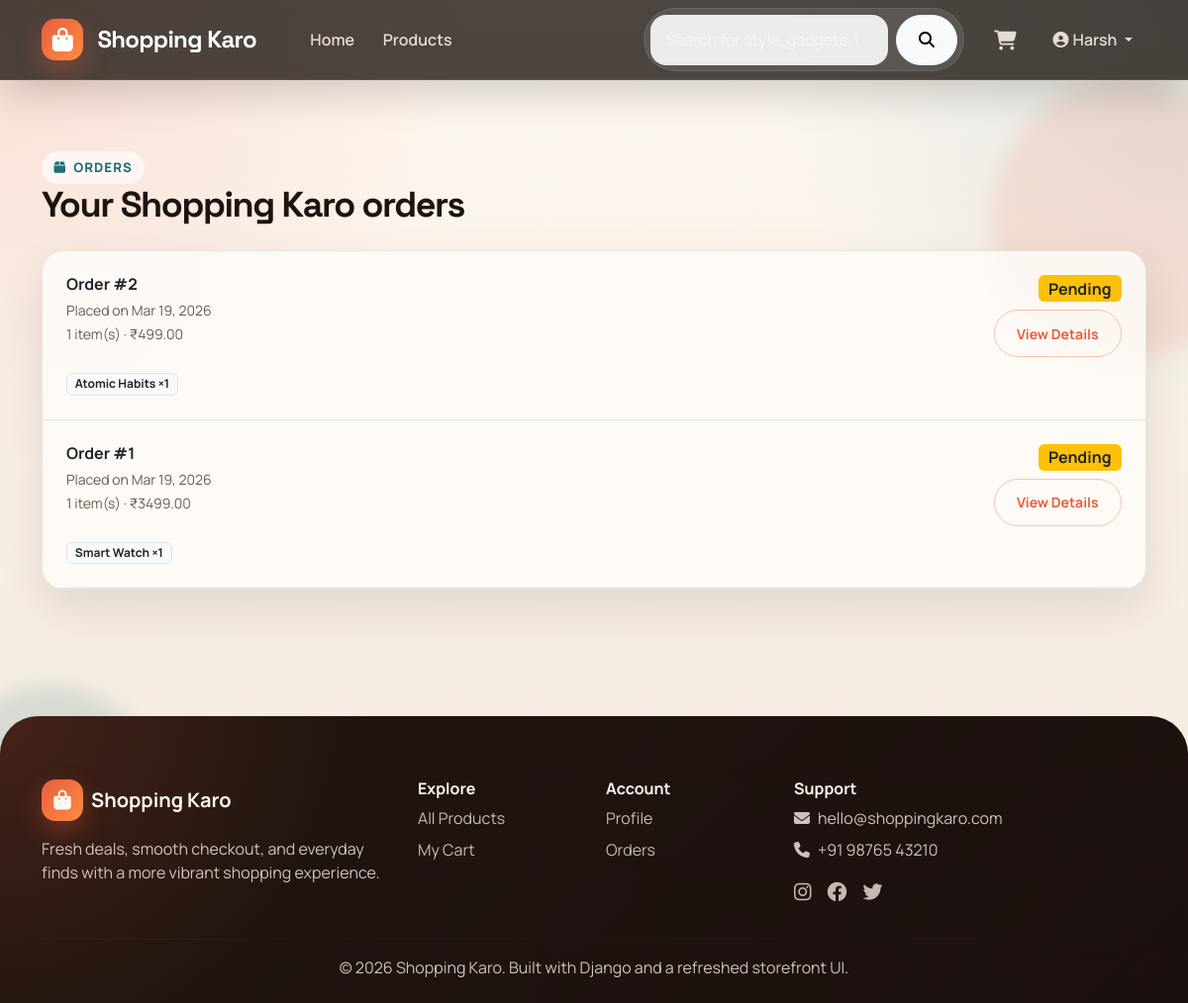
Screenshot of /orders/my-orders/ (signed in) with the database file from the repository.
### orders/models.py (models this page shows, shortened)
class Order(models.Model):
    STATUS_CHOICES = [
        ('pending', 'Pending'),
        ('processing', 'Processing'),
        ('shipped', 'Shipped'),
        ('delivered', 'Delivered'),
        ('cancelled', 'Cancelled'),
    ]
    PAYMENT_CHOICES = [
        ('cod', 'Cash on Delivery'),
        ('online', 'Online Payment'),
    ]
    user = models.ForeignKey(User, on_delete=models.CASCADE, related_name='orders')
    status = models.CharField(max_length=20, choices=STATUS_CHOICES, default='pending')
    payment_method = models.CharField(max_length=20, choices=PAYMENT_CHOICES, default='cod')
    payment_status = models.BooleanField(default=False)
    total_amount = models.DecimalField(max_digits=10, decimal_places=2)
    full_name = models.CharField(max_length=200)
    email = models.EmailField()
    phone = models.CharField(max_length=15)
    address = models.TextField()
    city = models.CharField(max_length=100)
    state = models.CharField(max_length=100)
    pincode = models.CharField(max_length=10)
    created_at = models.DateTimeField(auto_now_add=True)
    updated_at = models.DateTimeField(auto_now=True)
    class Meta:
        ordering = ['-created_at']

class OrderItem(models.Model):
    order = models.ForeignKey(Order, on_delete=models.CASCADE, related_name='items')
    product = models.ForeignKey(Product, on_delete=models.SET_NULL, null=True)
    product_name = models.CharField(max_length=200)
    price = models.DecimalField(max_digits=10, decimal_places=2)
    quantity = models.PositiveIntegerField()

### orders/views.py (the view)
# urls.py: path('my-orders/', views.order_list, name='order_list'),
@login_required
def order_list(request):
    orders = Order.objects.filter(user=request.user)
    return render(request, 'orders/order_list.html', {'orders': orders})

### cart/context_processors.py (called while the page is built)
def cart_count(request):
    count = 0
    try:
        if request.user.is_authenticated:
            cart = Cart.objects.filter(user=request.user).first()
        else:
            session_key = request.session.session_key
            cart = Cart.objects.filter(session_key=session_key).first() if session_key else None
        if cart:
            count = cart.total_items
    except Exception:
        pass
    return {'cart_count': count}

### cart/models.py (called while the page is built)
    @property
    def total_items(self):
        return sum(item.quantity for item in self.items.all())

### templates/orders/order_list.html (shortened to what this page needs)
{% extends 'base.html' %}
{% block content %}
<div class="container py-5">
    <div class="d-flex justify-content-between align-items-end flex-wrap gap-3 mb-4" data-reveal>
        <div>
            <span class="eyebrow"><i class="fas fa-box"></i> Orders</span>
            <h2 class="section-title mb-0">Your Shopping Karo orders</h2>
        </div>
    </div>
    {% if orders %}
    <div class="card" data-reveal>
        <div class="card-body p-0">
            {% for order in orders %}
            <div class="p-4 border-bottom">
                <div class="d-flex justify-content-between align-items-start flex-wrap gap-3">
                    <div>
                        <h6 class="fw-bold mb-1">Order #{{ order.id }}</h6>
                        <small class="text-muted">Placed on {{ order.created_at|date:"M d, Y" }}</small><br>
                        <small class="text-muted">{{ order.items.count }} item(s) · ₹{{ order.total_amount }}</small>
                    </div>
                    <div class="text-end">
                        {% if order.status == 'pending' %}<span class="badge bg-warning text-dark fs-6">Pending</span>
                        {% elif order.status == 'processing' %}<span class="badge bg-info fs-6">Processing</span>
                        {% elif order.status == 'shipped' %}<span class="badge bg-primary fs-6">Shipped</span>
                        {% elif order.status == 'delivered' %}<span class="badge bg-success fs-6">Delivered</span>
                        {% elif order.status == 'cancelled' %}<span class="badge bg-danger fs-6">Cancelled</span>
                        {% endif %}
                        <br>
                        <a href="{% url 'orders:order_detail' order.id %}" class="btn btn-sm btn-outline-primary mt-2">View Details</a>
                    </div>
                </div>
                <div class="mt-3 d-flex gap-2 flex-wrap">
                    {% for item in order.items.all|slice:":3" %}
                    <span class="badge bg-light text-dark border">{{ item.product_name }} ×{{ item.quantity }}</span>
                    {% endfor %}
                </div>
            </div>
            {% endfor %}
        </div>
    </div>
    {% endif %}
</div>
{% endblock %}

### templates/base.html (shortened to what this page needs)
<!DOCTYPE html>
<html lang="en">
<head>
    <link href="https://cdn.jsdelivr.net/npm/bootstrap@5.3.0/dist/css/bootstrap.min.css" rel="stylesheet">
    <link href="https://cdnjs.cloudflare.com/ajax/libs/font-awesome/6.4.0/css/all.min.css" rel="stylesheet">
</head>
<body>
<nav class="navbar navbar-expand-lg navbar-dark sticky-top">
    <div class="container">
        <a class="navbar-brand" href="{% url 'store:home' %}">
            <span class="brand-mark"><i class="fas fa-bag-shopping"></i></span>
            <span>Shopping Karo</span>
        </a>
        <div class="collapse navbar-collapse" id="navMenu">
            <ul class="navbar-nav me-auto ms-lg-4">
                <li class="nav-item"><a class="nav-link" href="{% url 'store:home' %}">Home</a></li>
                <li class="nav-item"><a class="nav-link" href="{% url 'store:product_list' %}">Products</a></li>
            </ul>
            <form class="d-flex me-lg-3 my-3 my-lg-0 search-shell" action="{% url 'store:product_list' %}" method="get">
                <input class="form-control me-2" type="search" name="q" placeholder="Search for style, gadgets, books..." value="{{ request.GET.q }}">
                <button class="btn btn-light" type="submit"><i class="fas fa-search"></i></button>
            </form>
            <ul class="navbar-nav align-items-lg-center">
                <li class="nav-item me-lg-2">
                    <a class="nav-link position-relative" href="{% url 'cart:detail' %}">
                        <i class="fas fa-shopping-cart fa-lg"></i>
                    </a>
                </li>
                {% if user.is_authenticated %}
                <li class="nav-item dropdown">
                    <a class="nav-link dropdown-toggle" href="#" data-bs-toggle="dropdown">
                        <i class="fas fa-user-circle me-1"></i>{{ user.username }}
                    </a>
                </li>
                {% else %}
                <li class="nav-item"><a class="nav-link" href="{% url 'accounts:login' %}">Login</a></li>
                <li class="nav-item"><a class="btn btn-primary ms-lg-2" href="{% url 'accounts:register' %}">Join Now</a></li>
                {% endif %}
            </ul>
        </div>
    </div>
</nav>
<div class="page-shell">
    <main class="page-content">
        {% block content %}{% endblock %}
    </main>
</div>
<footer class="footer">
    <div class="container">
        <div class="row g-4">
            <div class="col-md-4">
                <h5 class="fw-bold d-flex align-items-center gap-2">
                    <span class="brand-mark"><i class="fas fa-bag-shopping"></i></span>
                    <span>Shopping Karo</span>
                </h5>
                <p class="mt-3 mb-0">Fresh deals, smooth checkout, and everyday finds with a more vibrant shopping experience.</p>
            </div>
            <div class="col-md-2">
                <h6 class="fw-bold">Explore</h6>
                <ul class="list-unstyled">
                    <li class="mb-2"><a href="{% url 'store:product_list' %}">All Products</a></li>
                    <li class="mb-2"><a href="{% url 'cart:detail' %}">My Cart</a></li>
                </ul>
            </div>
            <div class="col-md-2">
                <h6 class="fw-bold">Account</h6>
                <ul class="list-unstyled">
                    {% if user.is_authenticated %}
                    <li class="mb-2"><a href="{% url 'accounts:profile' %}">Profile</a></li>
                    <li class="mb-2"><a href="{% url 'orders:order_list' %}">Orders</a></li>
                    {% else %}
                    <li class="mb-2"><a href="{% url 'accounts:login' %}">Login</a></li>
                    <li class="mb-2"><a href="{% url 'accounts:register' %}">Register</a></li>
                    {% endif %}
                </ul>
            </div>
            <div class="col-md-4">
                <h6 class="fw-bold">Support</h6>
                <p class="mb-2"><i class="fas fa-envelope me-2"></i>hello@shoppingkaro.com</p>
                <p class="mb-3"><i class="fas fa-phone me-2"></i>+91 98765 43210</p>
                <div class="d-flex gap-3 fs-5">
                    <a href="#"><i class="fab fa-instagram"></i></a>
                    <a href="#"><i class="fab fa-facebook"></i></a>
                    <a href="#"><i class="fab fa-twitter"></i></a>
                </div>
            </div>
        </div>
        <hr style="border-color: rgba(255,255,255,0.08); margin: 2rem 0 1rem;">
        <p class="text-center mb-0">&copy; 2026 Shopping Karo. Built with Django and a refreshed storefront UI.</p>
    </div>
</footer>
</body>
</html>

### rows the page displays
Order: id "2", created_at "Mar 19, 2026", items.count "1", total_amount "499.00", status "Pending"
OrderItem: product_name "Atomic Habits", quantity "1"
Order: id "1", created_at "Mar 19, 2026", items.count "1", total_amount "3499.00", status "Pending"
OrderItem: product_name "Smart Watch", quantity "1"

### other values shown
{{ user.username }} "Harsh"
